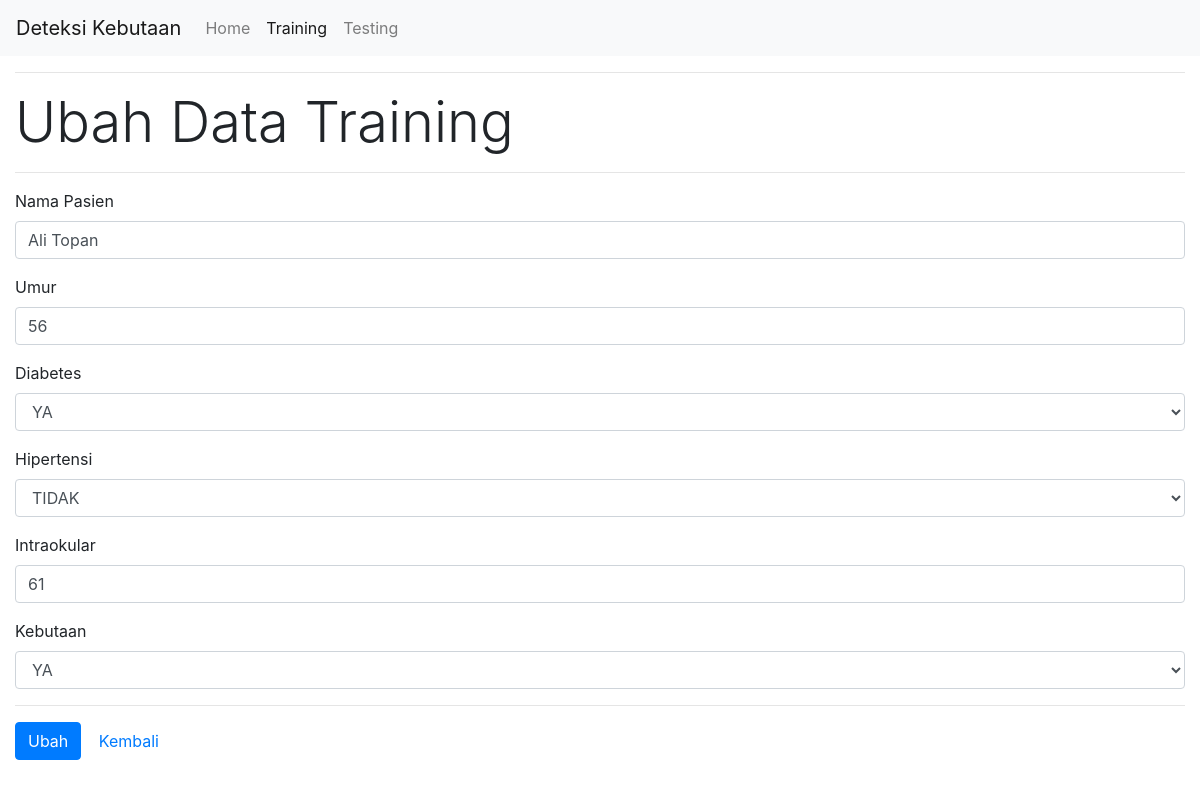
/ubah_training.php?ubah=1, run on the app's committed database.
### tables this page shows
CREATE TABLE `training` (
  `NOMOR` int(11) NOT NULL,
  `NAMA_PASIEN` varchar(50) DEFAULT NULL,
  `UMUR` int(11) DEFAULT NULL,
  `DIABETES` varchar(5) DEFAULT NULL,
  `HIPERTENSI` varchar(5) DEFAULT NULL,
  `INTRAOKULAR` int(11) DEFAULT NULL,
  `KEBUTAAN` varchar(5) DEFAULT NULL
);

### ubah_training.php (the view, shortened to what this page needs)
<!DOCTYPE html>
<?php
	require_once("koneksi.php");
	$NOMOR = $_GET['ubah'];
	$query = mysqli_query($conn, "SELECT * FROM training WHERE NOMOR = $NOMOR");
	$data = mysqli_fetch_assoc($query);
?>
<html>
	<head>
		<link rel="stylesheet" href="https://stackpath.bootstrapcdn.com/bootstrap/4.1.3/css/bootstrap.min.css">
	</head>
	<body>
		<nav class="navbar navbar-expand-lg navbar-light bg-light">
		  <a class="navbar-brand" href="index.php">Deteksi Kebutaan</a>
		  <div class="collapse navbar-collapse" id="navbarNavAltMarkup">
		    <div class="navbar-nav">
		      <a class="nav-item nav-link" href="index.php">Home</a>
		      <a class="nav-item nav-link active" href="training">Training <span class="sr-only">(current)</span></a>
		      <a class="nav-item nav-link" href="testing">Testing</a>
		    </div>
		  </div>
		</nav>
		<div class="container-fluid">
			<hr>
			<h1 class="display-4">Ubah Data Training</h1>
			<hr>
			<form action="" method="POST" enctype="multipart/form-data">
				<div class="form-group">
					<label class="control-label">Nama Pasien</label>
					<input type="text" class="form-control" name="NAMA_PASIEN" required="required" value="<?php echo $data['NAMA_PASIEN']; ?>">
				</div>
				<div class="form-group">
					<label class="control-label">Umur</label>
					<input type="text" class="form-control" name="UMUR" required="required" value="<?php echo $data['UMUR']; ?>">
				</div>
				<div class="form-group">
					<label class="control-label">Diabetes</label>
					<select class="form-control" name="DIABETES" required="required">
				      <?php
				      	if($data['DIABETES'] == 'YA'){
				      ?>
				      <option value="YA" selected="selected">YA</option>
				      <?php
				      	} else {
				      ?>
				      <option value="YA">YA</option>
				      <option value="TIDAK" selected="selected">TIDAK</option>
				      <?php
				      	}
				      ?>
				    </select>
				</div>
				<div class="form-group">
					<label class="control-label">Hipertensi</label>
					<select class="form-control" name="HIPERTENSI" required="required">
				      <?php
				      	if($data['HIPERTENSI'] == 'YA'){
				      ?>
				      <option value="YA" selected="selected">YA</option>
				      <option value="TIDAK">TIDAK</option>
				      <?php
				      	} else {
				      ?>
				      <option value="TIDAK" selected="selected">TIDAK</option>
				      <?php
				      	}
				      ?>
				    </select>
				</div>
				<div class="form-group">
					<label class="control-label">Intraokular</label>
					<input type="text" class="form-control" name="INTRAOKULAR" required="required" value="<?php echo $data['INTRAOKULAR']; ?>">
				</div>
				<div class="form-group">
					<label class="control-label">Kebutaan</label>
					<select class="form-control" name="KEBUTAAN" required="required">
				      <?php
				      	if($data['KEBUTAAN'] == 'YA'){
				      ?>
				      <option value="YA" selected="selected">YA</option>
				      <?php
				      	} else {
				      ?>
				      <option value="YA">YA</option>
				      <option value="TIDAK" selected="selected">TIDAK</option>
				      <?php
				      	}
				      ?>
				    </select>
				</div>
				<hr>
		        <input type="submit" name="simpan" class="btn btn-primary" value="Ubah">
		        <a href="training.php" class="btn btn-default">Kembali</a>
			</form>
		</div>
	</body>
</html>

### data on the page
training: NAMA_PASIEN "Ali Topan", UMUR "56", DIABETES "YA", HIPERTENSI "TIDAK", INTRAOKULAR "61", KEBUTAAN "YA"
